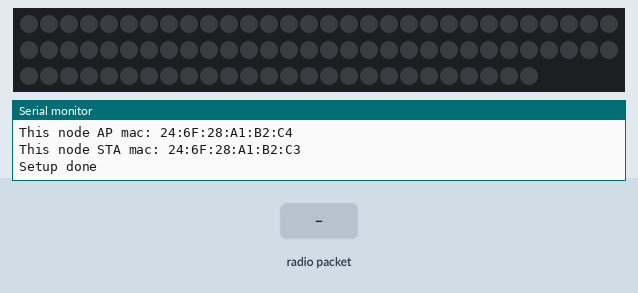
Bench run of a sketch on a simulated ESP8266 (NodeMCU). Shown: 86 RGB LEDs in strip order, left to right, continuing on the next row, the last lines printed to the serial monitor. The inputs (shaded band) are chosen by the test bench. Dim RGB values are drawn brighter than linear; random numbers use the default seed unless the sketch sets one.

Above: at 1.2 s.
1.3 s: radio packet "1" arrives
At 1.47 s:
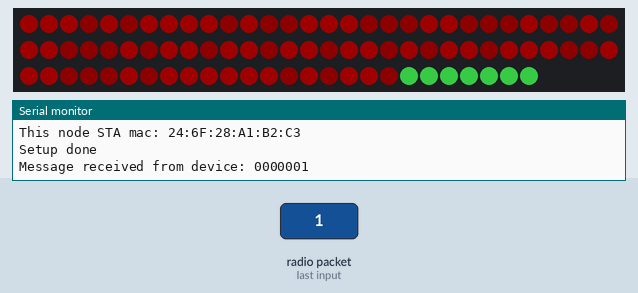
At 4.2 s:
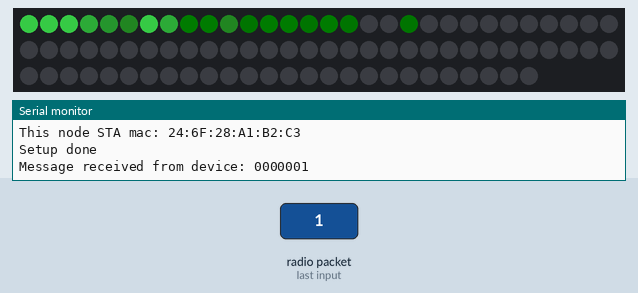
4.3 s: radio packet "0" arrives
At 5.34 s:
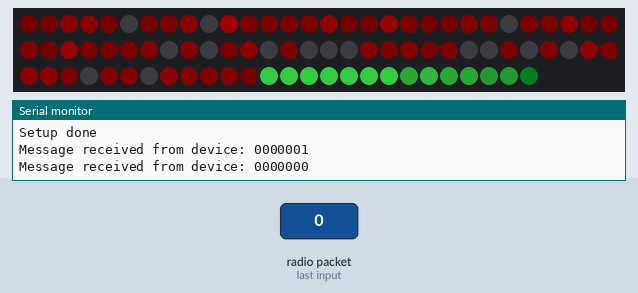

Measured:
- after the input at 1.3 s, the LEDs: change at once (image 1)

The sketch:

finalSlave1.ino
```cpp
/**
 * This sketch recieves a message from the Master when rain is detected
 * and starts a cascade on the NEOPIXELS to announce rain.
 * It is always on and awaiting messages from the Master
 * The sketch is based on work by Andreas Spiess and Anthony Elder
 * It uses ESPNow to talk
 * The light effect is from:https://www.tweaking4all.com/hardware/arduino/adruino-led-strip-effects/
 * A great site for most of my Neopixel effects...it is the last: Meteor Fall
 *

 */
#include <ESP8266WiFi.h>
#include "FastLED.h"
#define NUM_LEDS 86
CRGB leds[NUM_LEDS];
#define PIN D7
float timerOne = 0;
extern "C" {
  #include "user_interface.h"
  #include <espnow.h>
}


//-------- Customise the above values --------
#define SENDTOPIC "ESPNow/key"
#define COMMANDTOPIC "ESPNow/command"
#define SERVICETOPIC "ESPNow/service"

/* Set a private Mac Address
 *  http://serverfault.com/questions/40712/what-range-of-mac-addresses-can-i-safely-use-for-my-virtual-machines
 * Note: the point of setting a specific MAC is so you can replace this Gateway ESP8266 device with a new one
 * and the new gateway will still pick up the remote sensors which are still sending to the old MAC
 */
uint8_t mac[] = {0x36, 0x33, 0x33, 0x33, 0x33, 0x33};
void initVariant() {

}

IPAddress server(192, 168, 0, 203);

// the X's get replaced with the remote sensor device mac address
const char deviceTopic[] = "ESPNOW/";


String deviceMac;

// keep in sync with ESP_NOW sensor struct
struct __attribute__((packed)) SENSOR_DATA {
   char testdata[240];
} sensorData;

volatile boolean haveReading = false;


int heartBeat;


void setup() {
  Serial.begin(115200);
  Serial.println();
  Serial.println();
  Serial.println("ESP_Now Controller");
    Serial.println();
FastLED.addLeds<WS2811, PIN, GRB>(leds, NUM_LEDS).setCorrection( TypicalLEDStrip );
  WiFi.mode(WIFI_AP);
  Serial.print("This node AP mac: "); Serial.println(WiFi.softAPmacAddress());
  Serial.print("This node STA mac: "); Serial.println(WiFi.macAddress());

  initEspNow();
  Serial.println("Setup done");
}


void loop() {
  if (millis()-heartBeat > 30000) {
    Serial.println("Waiting for ESP-NOW messages...");
    heartBeat = millis();
  }

  if (haveReading) {
    timerOne = millis();
    /* The master sends updates depending on how you adjust the Hardware
     *  timer.  I set mine for once every ten minutes.  The rain tube turns on for
     *  the period of the while loop below.  If you want it to drip for the whole
     *  time between reading just adjust the time function. You can also vary the
     *  color of the drip, and various timing parameters here.
     */
    while(millis()-timerOne<60000){
      int q=random(20,60);
      int b = random( 64,150);
      int p = random(5,10);
      int r = random(100, 2000);
      meteorRain(0x1C,0x69,0x24,p, b, true, q);
      delay(r);
    }
    setAll(0,0,0);
    haveReading = false;
    Serial.println("I have data!");

  }
}


void initEspNow() {
  if (esp_now_init()!=0) {
    Serial.println("*** ESP_Now init failed");
    ESP.restart();
  }

  esp_now_set_self_role(ESP_NOW_ROLE_COMBO);

  esp_now_register_recv_cb([](uint8_t *mac, uint8_t *data, uint8_t len) {

    deviceMac = "";
    deviceMac += String(mac[0], HEX);
    deviceMac += String(mac[1], HEX);
    deviceMac += String(mac[2], HEX);
    deviceMac += String(mac[3], HEX);
    deviceMac += String(mac[4], HEX);
    deviceMac += String(mac[5], HEX);

    memcpy(&sensorData, data, sizeof(sensorData));
//this is where you would find the recieved data if you want to measure
// battery level or temp or some other info from your slave
    Serial.print("Message received from device: "); Serial.print(deviceMac);
    Serial.println(sensorData.testdata);
    Serial.println();

    haveReading = true;
  });
}
void meteorRain(byte red, byte green, byte blue, byte meteorSize, byte meteorTrailDecay, boolean meteorRandomDecay, int SpeedDelay) {
  setAll(0,0,0);
  setAll(30,0,0);
  for(int i = NUM_LEDS; i > 0; i--) {


    // fade brightness all LEDs one step
    for(int j=0; j<NUM_LEDS; j++) {
      if( (!meteorRandomDecay) || (random(10)>5) ) {
        fadeToBlack(j, meteorTrailDecay );
      }
    }

    // draw meteor
    for(int j = 0; j < meteorSize; j++) {
      if( ( i-j <NUM_LEDS) && (i-j>=0) ) {
        setPixel(i-j, red, green, blue);
      }
    }

    showStrip();
    delay(SpeedDelay);
  }
}

void fadeToBlack(int ledNo, byte fadeValue) {
 #ifdef ADAFRUIT_NEOPIXEL_H
    // NeoPixel
    uint32_t oldColor;
    uint8_t r, g, b;
    int value;

    oldColor = strip.getPixelColor(ledNo);
    r = (oldColor & 0x00ff0000UL) >> 16;
    g = (oldColor & 0x0000ff00UL) >> 8;
    b = (oldColor & 0x000000ffUL);

    r=(r<=10)? 0 : (int) r-(r*fadeValue/256);
    g=(g<=10)? 0 : (int) g-(g*fadeValue/256);
    b=(b<=10)? 0 : (int) b-(b*fadeValue/256);

    strip.setPixelColor(ledNo, r,g,b);
 #endif
 #ifndef ADAFRUIT_NEOPIXEL_H
   // FastLED
   leds[ledNo].fadeToBlackBy( fadeValue );
 #endif
}

// ---> here we define the effect function <---
// *** REPLACE TO HERE ***

void showStrip() {
 #ifdef ADAFRUIT_NEOPIXEL_H
   // NeoPixel
   strip.show();
 #endif
 #ifndef ADAFRUIT_NEOPIXEL_H
   // FastLED
   FastLED.show();
 #endif
}

void setPixel(int Pixel, byte red, byte green, byte blue) {
 #ifdef ADAFRUIT_NEOPIXEL_H
   // NeoPixel
   strip.setPixelColor(Pixel, strip.Color(red, green, blue));
 #endif
 #ifndef ADAFRUIT_NEOPIXEL_H
   // FastLED
   leds[Pixel].r = red;
   leds[Pixel].g = green;
   leds[Pixel].b = blue;
 #endif
}

void setAll(byte red, byte green, byte blue) {
  for(int i = 0; i < NUM_LEDS; i++ ) {
    setPixel(i, red, green, blue);
  }
  showStrip();
}
```
